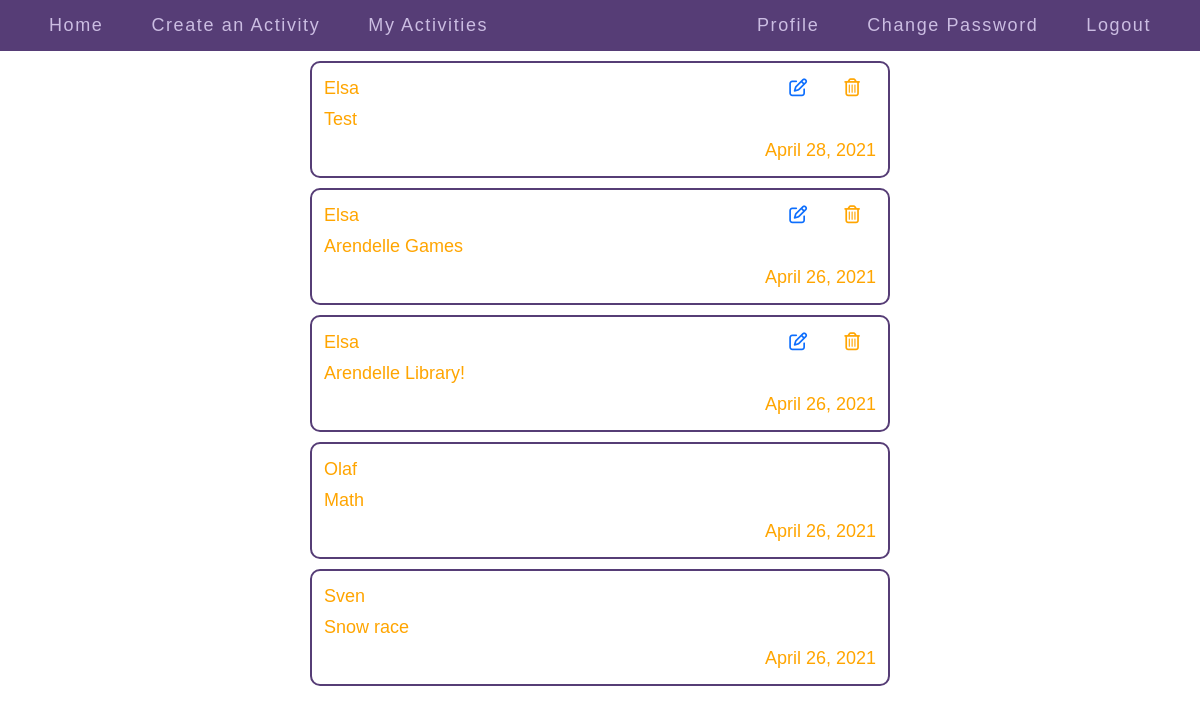
The app's page /my-activities/ (signed in) with its own data.
### meet/models.py (models this page shows)
class Joining(models.Model):
    user = models.ForeignKey(User, on_delete=models.CASCADE, related_name="joined_activities")
    activity = models.ForeignKey(Activity, on_delete=models.CASCADE, related_name="user_activities")
    def __str__(self):
        return f"{self.user.username} joined {self.activity.title}"

class Activity(models.Model):
    user = models.ForeignKey(User, on_delete=models.CASCADE, related_name="activities")
    title = models.CharField(max_length=128)
    description = models.TextField()
    time = models.DateTimeField(default=timezone.now)
    def __str__(self):
        return f"{self.title} by {self.user.username} at {self.time}"

### meet/views.py (the view)
# urls.py: path("my-activities/", views.myactivities, name="my_activities"),
@login_required(login_url='/')
def myactivities(request):
    activities = Activity.objects.filter(user=request.user)
    joined = Joining.objects.filter(user=request.user).all()
    joined_list = []
    print(joined)
    print(activities)
    for a in joined:
        if a.activity.user != request.user:
            joined_list.append(a)
    return render(request, "meet/myactivities.html", {
    "activities": joined
    })

### meet/templates/meet/myactivities.html (shortened to what this page needs)
{% extends "meet/layout.html" %}
{% load static %}
{% block body %}
  <div class="index_page">
    {% for activity in activities %}
      <div class="indexpage_activity" data-id={{ activity.activity.id }}>
        {% if activity.activity.user == request.user %}
          <div class="fontawesome_icons">
            <a href="{% url 'edit_activity' activity.activity.id %}"><i class="far fa-edit fontawesome_edit fontawesome_common"></i></a>
            <i class="far fa-trash-alt fontawesome_delete fontawesome_common"></i>
          </div>
        {% endif %}
        <div>
          {{ activity.activity.user.username }}
        </div>
        <div>
          {{ activity.activity.title }}
        </div>
        <div class="indexpage_posted_on">
          {{ activity.activity.time|date:"F d, Y" }}
        </div>
      </div>
    {% endfor %}
  </div>
{% endblock %}

### meet/static/meet/styles.css (style rules this page uses)
* { font-family: Arial, sans-serif; }
html, body { padding: 0; margin: 0; }
.form_register, .form_update, .password_forms, .activity_form, .index_page { width: 75%; min-width: 300px; max-width: 600px; }
.index_page { margin: auto; }
.index_page > * { margin: 10px; }
.indexpage_activity > * { margin: 2px; }
.indexpage_activity { border: 2px solid #563d76; color: orange; display: flex; flex-direction: column; padding: 10px; border-radius: 10px; font-size: 18px; position: relative; }
.indexpage_activity .indexpage_posted_on { align-self: flex-end; }
.fontawesome_icons { position: absolute; top: 10px; right: 10px; }
.fontawesome_common { display: inline-block; padding: 4px; margin: 0 12px; }

### records on screen
Joining: activity.user.username "Elsa", activity "Test", activity.time "April 28, 2021"
Joining: activity.user.username "Elsa", activity "Arendelle Games", activity.time "April 26, 2021"
Joining: activity.user.username "Elsa", activity "Arendelle Library!", activity.time "April 26, 2021"
Joining: activity.user.username "Olaf", activity "Math", activity.time "April 26, 2021"
Joining: activity.user.username "Sven", activity "Snow race", activity.time "April 26, 2021"
